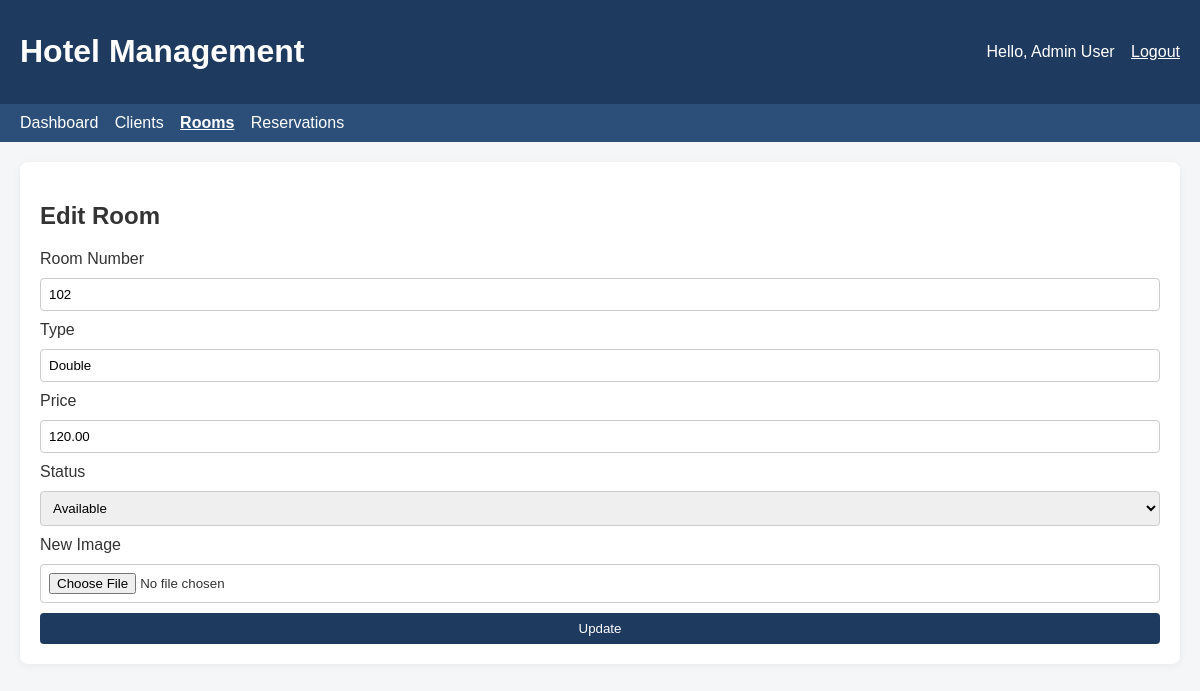
/index.php?controller=room&action=edit&id=2 (signed in), run on the app's committed database.
### tables this page shows
CREATE TABLE IF NOT EXISTS rooms (
    id INT UNSIGNED AUTO_INCREMENT PRIMARY KEY,
    room_number VARCHAR(20) NOT NULL UNIQUE,
    type VARCHAR(100) NOT NULL,
    price DECIMAL(10,2) NOT NULL,
    status ENUM('available', 'occupied', 'maintenance') NOT NULL DEFAULT 'available',
    image VARCHAR(255) NULL,
    created_at TIMESTAMP DEFAULT CURRENT_TIMESTAMP
);

### app/controllers/RoomController.php (called while the page is built, shortened)
<?php
require_once __DIR__ . '/../models/managers/RoomManager.php';
class RoomController
{
    private RoomManager $roomManager;
    public function __construct()
    {
        $config = require __DIR__ . '/../../config/config.php';
        $this->roomManager = new RoomManager();
    }
    public function edit(): void
    {
        $id = (int) ($_GET['id'] ?? 0);
        $room = $this->roomManager->getById($id);
        require __DIR__ . '/../views/rooms/edit.php';
    }
}

### public/index.php (called while the page is built, shortened)
<?php
$action = $_GET['action'] ?? 'login';
$controller = new $route['class']();
$controller->{$action}();

### config/config.php (called while the page is built, shortened)
<?php
return [
    'db' => [
        'host' => '127.0.0.1',
        'port' => '3306',
        'dbname' => 'hotel_management',
        'username' => 'root',
        'password' => '',
        'charset' => 'utf8mb4',
    ],
    'app' => [
        'base_url' => '/index.php',
        'upload_dir' => __DIR__ . '/../uploads/rooms/',
        'max_upload_size' => 2 * 1024 * 1024,
    ],
];

### app/models/Database.php (called while the page is built, shortened)
<?php
class Database
{
    private static ?Database $instance = null;
    private PDO $connection;
    private function __construct()
    {
        $config = require __DIR__ . '/../../config/config.php';
        $db = $config['db'];
        $dsn = sprintf(
            'mysql:host=%s;port=%s;dbname=%s;charset=%s',
            $db['host'],
            $db['port'],
            $db['dbname'],
            $db['charset']
        );
        $this->connection = new PDO($dsn, $db['username'], $db['password'], [
            PDO::ATTR_ERRMODE => PDO::ERRMODE_EXCEPTION,
            PDO::ATTR_DEFAULT_FETCH_MODE => PDO::FETCH_ASSOC,
        ]);
    }
    public static function getInstance(): Database
    {
        if (self::$instance === null) {
            self::$instance = new Database();
        }
        return self::$instance;
    }
    public function getConnection(): PDO
    {
        return $this->connection;
    }
}

### app/models/managers/RoomManager.php (called while the page is built, shortened)
<?php
require_once __DIR__ . '/../Database.php';
class RoomManager
{
    private PDO $pdo;
    public function __construct()
    {
        $this->pdo = Database::getInstance()->getConnection();
    }
    public function getById(int $id): ?array
    {
        $stmt = $this->pdo->prepare('SELECT * FROM rooms WHERE id = :id');
        $stmt->execute(['id' => $id]);
        $room = $stmt->fetch();
        return $room ?: null;
    }
}

### app/views/rooms/edit.php (the view, shortened to what this page needs)
<?php require __DIR__ . '/../layouts/header.php'; ?>
<div class="card">
    <h2>Edit Room</h2>
    <form method="post" enctype="multipart/form-data" class="form-grid">
        <label>Room Number</label>
        <input type="text" name="room_number" value="<?= htmlspecialchars($room['room_number']) ?>" required>
        <label>Type</label>
        <input type="text" name="type" value="<?= htmlspecialchars($room['type']) ?>" required>
        <label>Price</label>
        <input type="number" step="0.01" name="price" value="<?= htmlspecialchars((string) $room['price']) ?>" required>
        <label>Status</label>
        <select name="status">
            <option value="available" <?= $room['status'] === 'available' ? 'selected' : '' ?>>Available</option>
        </select>
        <label>New Image</label>
        <input type="file" name="image" accept="image/jpeg,image/png,image/webp">
        <button type="submit">Update</button>
    </form>
</div>
<?php require __DIR__ . '/../layouts/footer.php'; ?>

### public/assets/css/style.css (style rules this page uses)
body { margin: 0; font-family: Arial, sans-serif; background: #f4f6f8; color: #333; }
.card { background: #fff; border-radius: 8px; padding: 20px; box-shadow: 0 2px 8px rgba(0,0,0,.05); }
.form-grid, .search-grid { display: grid; gap: 10px; margin-top: 10px; }
input, select, button { padding: 8px; border: 1px solid #ccc; border-radius: 4px; }
button, .btn { background: #1f3a5f; color: #fff; border: none; cursor: pointer; text-decoration: none; display: inline-block; }

### data on the page
rooms: room_number "102", type "Double", price "120.00", status "Available"

### other printed values
$_SESSION['user']['fullname'] "Admin User"
